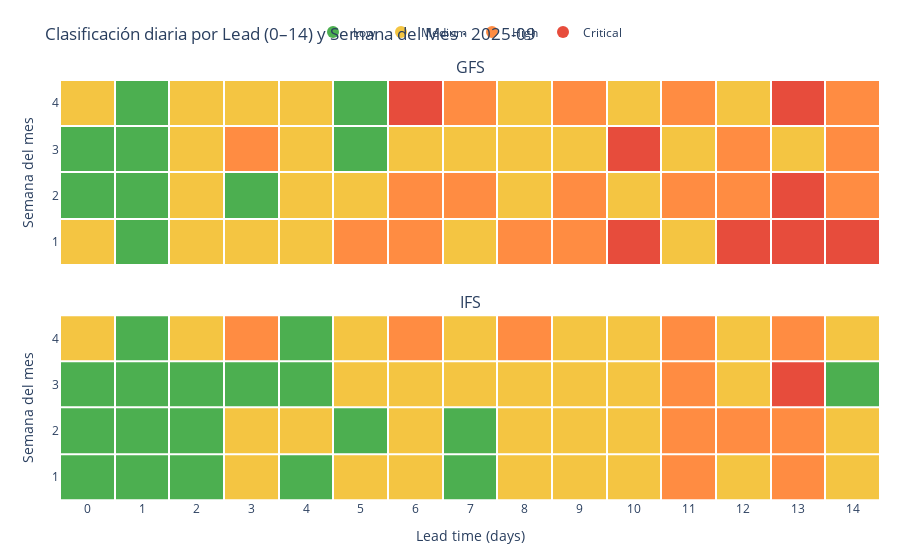

The code cell stored with this chart in its notebook:
### Code cell
# --- Imports ---
import numpy as np
import pandas as pd
import plotly.graph_objects as go
from plotly.subplots import make_subplots

# =========================================================
# 1) Build a synthetic dataset (same schema as your real DF)
#    Columns: date, initDate, lead_days, obsWind, fcWind, model
#    -> Replace this block with your real df if you have it.
# =========================================================
np.random.seed(42)
today = pd.Timestamp.today().normalize()
start = today - pd.Timedelta(days=70)

dates = pd.date_range(start, today, freq="D")
models = ["gfs", "ifs"]

rows = []
for m in models:
    for d in dates:
        for L in range(0, 15):  # lead_days 0..14
            init = d - pd.Timedelta(days=L)
            obs = np.clip(np.random.normal(8, 2.5), 0, None)
            fc  = obs + np.random.normal(0, (1.2 if m == "gfs" else 0.9) * (1 + 0.15*L))
            rows.append([d, init, L, obs, fc, m])

df = pd.DataFrame(rows, columns=["date","initDate","lead_days","obsWind","fcWind","model"])

# If you have your real df, keep the same column names and just do:
# df = your_dataframe.copy()

# =========================================================
# 2) Metric & classification (daily absolute error)
# =========================================================
df["abs_error"] = (df["fcWind"] - df["obsWind"]).abs()

# Thresholds for classes (tune as needed)
bins   = [-np.inf, 1.0, 2.0, 3.0, np.inf]
labels = ["Low","Medium","High","Critical"]

# =========================================================
# 3) Filter to most recent month and compute week-of-month (1..4)
# =========================================================
df["month"] = df["date"].dt.to_period("M")
last_month = df["month"].max()
df = df[df["month"] == last_month].copy()

# Week-of-month as 1..5; we’ll use only 1..4 (four rows)
df["week_of_month"] = df["date"].apply(lambda d: (d.day - 1)//7 + 1)
df = df[df["week_of_month"].between(1, 4)]

# =========================================================
# 4) Aggregate per day → average by (model, week_of_month, lead_days)
# =========================================================
daily = (
    df.groupby(["model","week_of_month","lead_days"], as_index=False)["abs_error"]
      .mean()
      .rename(columns={"abs_error":"mean_abs_error"})
)
daily["class"] = pd.cut(daily["mean_abs_error"], bins=bins, labels=labels, right=False)

# Axes domains
weeks = [1, 2, 3, 4]               # Y
leads = list(range(0, 15))         # X

# Colors for each class
code_colors = {
    "Low":      "#4CAF50",  # green
    "Medium":   "#F4C542",  # yellow
    "High":     "#FF8C42",  # orange
    "Critical": "#E74C3C",  # red
}

# =========================================================
# 5) Create one 4x15 matrix per class per model (NaN elsewhere)
#    -> lets us draw one Heatmap trace per class (solid color)
# =========================================================
def matrices_by_class(model_name):
    sub = daily[daily["model"] == model_name].copy()
    # Complete grid (weeks x leads)
    idx = pd.MultiIndex.from_product([weeks, leads], names=["week_of_month","lead_days"])
    sub = sub.set_index(["week_of_month","lead_days"]).reindex(idx).reset_index()
    out = {}
    for cls in labels:
        m = (sub["class"] == cls).astype(float)   # 1 where class, 0 otherwise
        m[m == 0.0] = np.nan                      # keep only class cells visible
        out[cls] = m.values.reshape(len(weeks), len(leads))
    return out

Z_gfs = matrices_by_class("gfs")
Z_ifs = matrices_by_class("ifs")

# =========================================================
# 6) Figure: two rows (GFS, IFS). Legend uses round markers.
#    Clicking a class toggles it in BOTH heatmaps.
# =========================================================
fig = make_subplots(
    rows=2, cols=1,
    subplot_titles=("GFS", "IFS"),
    shared_xaxes=True,
    vertical_spacing=0.12
)

def add_panel(Z_dict, row):
    for cls in labels:
        fig.add_trace(
            go.Heatmap(
                z=Z_dict[cls],
                x=leads,
                y=weeks,
                # Single solid color for the class:
                colorscale=[[0, code_colors[cls]], [1, code_colors[cls]]],
                zmin=0, zmax=1,
                showscale=False,
                xgap=2, ygap=2,
                hovertemplate=(
                    "Lead: %{x} días<br>"
                    "Semana del mes: %{y}<br>"
                    f"Clase: {cls}<extra></extra>"
                ),
                name=cls,
                legendgroup=cls,     # same legend group per class
                showlegend=False     # hide heatmap rectangles from legend
            ),
            row=row, col=1
        )

# Add heatmaps (no legend shown for them)
add_panel(Z_gfs, row=1)
add_panel(Z_ifs, row=2)

# Add round-marker legend dummies (one per class) so legend shows dots
for cls in labels:
    fig.add_trace(
        go.Scatter(
            x=[None], y=[None],
            mode="markers",
            marker=dict(size=12, color=code_colors[cls], symbol="circle"),
            name=cls,
            legendgroup=cls,       # link to same class name
        )
    )

# Axes & layout
fig.update_xaxes(title="Lead time (days)", row=2, col=1, dtick=1)
fig.update_yaxes(title="Semana del mes", row=1, col=1, dtick=1)
fig.update_yaxes(title="Semana del mes", row=2, col=1, dtick=1)

fig.update_layout(
    title=f"Clasificación diaria por Lead (0–14) y Semana del Mes · {str(last_month)}",
    margin=dict(t=80, r=20, b=60, l=60),
    plot_bgcolor="white",
    paper_bgcolor="white",
    legend=dict(
        orientation="h",
        yanchor="bottom", y=1.08,
        xanchor="center", x=0.5
    ),
    legend_groupclick="togglegroup"   # click a class toggles it in both rows
)

fig.show()

### Figure 1 — Plotly figure (JSON) as saved in the notebook; plotly's stock layout.template omitted (floating-point values rounded to 4 significant figures)
{"data": [{"colorscale": [[0, "#4CAF50"], [1, "#4CAF50"]], "hovertemplate": "Lead: %{x} días<br>Semana del mes: %{y}<br>Clase: Low<extra></extra>", "legendgroup": "Low", "name": "Low", "showlegend": false, "showscale": false, "type": "heatmap", "x": [0, 1, 2, 3, 4, 5, 6, 7, 8, 9, 10, 11, 12, 13, 14], "xaxis": "x", "xgap": 2, "y": [1, 2, 3, 4], "yaxis": "y", "ygap": 2, "z": [[NaN, 1.0, NaN, NaN, NaN, NaN, NaN, NaN, NaN, NaN, NaN, NaN, NaN, NaN, NaN], [1.0, 1.0, NaN, 1.0, NaN, NaN, NaN, NaN, NaN, NaN, NaN, NaN, NaN, NaN, NaN], [1.0, 1.0, NaN, NaN, NaN, 1.0, NaN, NaN, NaN, NaN, NaN, NaN, NaN, NaN, NaN], [NaN, 1.0, NaN, NaN, NaN, 1.0, NaN, NaN, NaN, NaN, NaN, NaN, NaN, NaN, NaN]], "zmax": 1, "zmin": 0}, {"colorscale": [[0, "#F4C542"], [1, "#F4C542"]], "hovertemplate": "Lead: %{x} días<br>Semana del mes: %{y}<br>Clase: Medium<extra></extra>", "legendgroup": "Medium", "name": "Medium", "showlegend": false, "showscale": false, "type": "heatmap", "x": [0, 1, 2, 3, 4, 5, 6, 7, 8, 9, 10, 11, 12, 13, 14], "xaxis": "x", "xgap": 2, "y": [1, 2, 3, 4], "yaxis": "y", "ygap": 2, "z": [[1.0, NaN, 1.0, 1.0, 1.0, NaN, NaN, 1.0, NaN, NaN, NaN, 1.0, NaN, NaN, NaN], [NaN, NaN, 1.0, NaN, 1.0, 1.0, NaN, NaN, 1.0, NaN, 1.0, NaN, NaN, NaN, NaN], [NaN, NaN, 1.0, NaN, 1.0, NaN, 1.0, 1.0, 1.0, 1.0, NaN, 1.0, NaN, 1.0, NaN], [1.0, NaN, 1.0, 1.0, 1.0, NaN, NaN, NaN, 1.0, NaN, 1.0, NaN, 1.0, NaN, NaN]], "zmax": 1, "zmin": 0}, {"colorscale": [[0, "#FF8C42"], [1, "#FF8C42"]], "hovertemplate": "Lead: %{x} días<br>Semana del mes: %{y}<br>Clase: High<extra></extra>", "legendgroup": "High", "name": "High", "showlegend": false, "showscale": false, "type": "heatmap", "x": [0, 1, 2, 3, 4, 5, 6, 7, 8, 9, 10, 11, 12, 13, 14], "xaxis": "x", "xgap": 2, "y": [1, 2, 3, 4], "yaxis": "y", "ygap": 2, "z": [[NaN, NaN, NaN, NaN, NaN, 1.0, 1.0, NaN, 1.0, 1.0, NaN, NaN, NaN, NaN, NaN], [NaN, NaN, NaN, NaN, NaN, NaN, 1.0, 1.0, NaN, 1.0, NaN, 1.0, 1.0, NaN, 1.0], [NaN, NaN, NaN, 1.0, NaN, NaN, NaN, NaN, NaN, NaN, NaN, NaN, 1.0, NaN, 1.0], [NaN, NaN, NaN, NaN, NaN, NaN, NaN, 1.0, NaN, 1.0, NaN, 1.0, NaN, NaN, 1.0]], "zmax": 1, "zmin": 0}, {"colorscale": [[0, "#E74C3C"], [1, "#E74C3C"]], "hovertemplate": "Lead: %{x} días<br>Semana del mes: %{y}<br>Clase: Critical<extra></extra>", "legendgroup": "Critical", "name": "Critical", "showlegend": false, "showscale": false, "type": "heatmap", "x": [0, 1, 2, 3, 4, 5, 6, 7, 8, 9, 10, 11, 12, 13, 14], "xaxis": "x", "xgap": 2, "y": [1, 2, 3, 4], "yaxis": "y", "ygap": 2, "z": [[NaN, NaN, NaN, NaN, NaN, NaN, NaN, NaN, NaN, NaN, 1.0, NaN, 1.0, 1.0, 1.0], [NaN, NaN, NaN, NaN, NaN, NaN, NaN, NaN, NaN, NaN, NaN, NaN, NaN, 1.0, NaN], [NaN, NaN, NaN, NaN, NaN, NaN, NaN, NaN, NaN, NaN, 1.0, NaN, NaN, NaN, NaN], [NaN, NaN, NaN, NaN, NaN, NaN, 1.0, NaN, NaN, NaN, NaN, NaN, NaN, 1.0, NaN]], "zmax": 1, "zmin": 0}, {"colorscale": [[0, "#4CAF50"], [1, "#4CAF50"]], "hovertemplate": "Lead: %{x} días<br>Semana del mes: %{y}<br>Clase: Low<extra></extra>", "legendgroup": "Low", "name": "Low", "showlegend": false, "showscale": false, "type": "heatmap", "x": [0, 1, 2, 3, 4, 5, 6, 7, 8, 9, 10, 11, 12, 13, 14], "xaxis": "x2", "xgap": 2, "y": [1, 2, 3, 4], "yaxis": "y2", "ygap": 2, "z": [[1.0, 1.0, 1.0, NaN, 1.0, NaN, NaN, 1.0, NaN, NaN, NaN, NaN, NaN, NaN, NaN], [1.0, 1.0, 1.0, NaN, NaN, 1.0, NaN, 1.0, NaN, NaN, NaN, NaN, NaN, NaN, NaN], [1.0, 1.0, 1.0, 1.0, 1.0, NaN, NaN, NaN, NaN, NaN, NaN, NaN, NaN, NaN, 1.0], [NaN, 1.0, NaN, NaN, 1.0, NaN, NaN, NaN, NaN, NaN, NaN, NaN, NaN, NaN, NaN]], "zmax": 1, "zmin": 0}, {"colorscale": [[0, "#F4C542"], [1, "#F4C542"]], "hovertemplate": "Lead: %{x} días<br>Semana del mes: %{y}<br>Clase: Medium<extra></extra>", "legendgroup": "Medium", "name": "Medium", "showlegend": false, "showscale": false, "type": "heatmap", "x": [0, 1, 2, 3, 4, 5, 6, 7, 8, 9, 10, 11, 12, 13, 14], "xaxis": "x2", "xgap": 2, "y": [1, 2, 3, 4], "yaxis": "y2", "ygap": 2, "z": [[NaN, NaN, NaN, 1.0, NaN, 1.0, 1.0, NaN, 1.0, 1.0, 1.0, NaN, 1.0, NaN, 1.0], [NaN, NaN, NaN, 1.0, 1.0, NaN, 1.0, NaN, 1.0, 1.0, 1.0, NaN, NaN, NaN, 1.0], [NaN, NaN, NaN, NaN, NaN, 1.0, 1.0, 1.0, 1.0, 1.0, 1.0, NaN, 1.0, NaN, NaN], [1.0, NaN, 1.0, NaN, NaN, 1.0, NaN, 1.0, NaN, 1.0, 1.0, NaN, 1.0, NaN, 1.0]], "zmax": 1, "zmin": 0}, {"colorscale": [[0, "#FF8C42"], [1, "#FF8C42"]], "hovertemplate": "Lead: %{x} días<br>Semana del mes: %{y}<br>Clase: High<extra></extra>", "legendgroup": "High", "name": "High", "showlegend": false, "showscale": false, "type": "heatmap", "x": [0, 1, 2, 3, 4, 5, 6, 7, 8, 9, 10, 11, 12, 13, 14], "xaxis": "x2", "xgap": 2, "y": [1, 2, 3, 4], "yaxis": "y2", "ygap": 2, "z": [[NaN, NaN, NaN, NaN, NaN, NaN, NaN, NaN, NaN, NaN, NaN, 1.0, NaN, 1.0, NaN], [NaN, NaN, NaN, NaN, NaN, NaN, NaN, NaN, NaN, NaN, NaN, 1.0, 1.0, 1.0, NaN], [NaN, NaN, NaN, NaN, NaN, NaN, NaN, NaN, NaN, NaN, NaN, 1.0, NaN, NaN, NaN], [NaN, NaN, NaN, 1.0, NaN, NaN, 1.0, NaN, 1.0, NaN, NaN, 1.0, NaN, 1.0, NaN]], "zmax": 1, "zmin": 0}, {"colorscale": [[0, "#E74C3C"], [1, "#E74C3C"]], "hovertemplate": "Lead: %{x} días<br>Semana del mes: %{y}<br>Clase: Critical<extra></extra>", "legendgroup": "Critical", "name": "Critical", "showlegend": false, "showscale": false, "type": "heatmap", "x": [0, 1, 2, 3, 4, 5, 6, 7, 8, 9, 10, 11, 12, 13, 14], "xaxis": "x2", "xgap": 2, "y": [1, 2, 3, 4], "yaxis": "y2", "ygap": 2, "z": [[NaN, NaN, NaN, NaN, NaN, NaN, NaN, NaN, NaN, NaN, NaN, NaN, NaN, NaN, NaN], [NaN, NaN, NaN, NaN, NaN, NaN, NaN, NaN, NaN, NaN, NaN, NaN, NaN, NaN, NaN], [NaN, NaN, NaN, NaN, NaN, NaN, NaN, NaN, NaN, NaN, NaN, NaN, NaN, 1.0, NaN], [NaN, NaN, NaN, NaN, NaN, NaN, NaN, NaN, NaN, NaN, NaN, NaN, NaN, NaN, NaN]], "zmax": 1, "zmin": 0}, {"legendgroup": "Low", "marker": {"color": "#4CAF50", "size": 12, "symbol": "circle"}, "mode": "markers", "name": "Low", "type": "scatter", "x": [null], "y": [null]}, {"legendgroup": "Medium", "marker": {"color": "#F4C542", "size": 12, "symbol": "circle"}, "mode": "markers", "name": "Medium", "type": "scatter", "x": [null], "y": [null]}, {"legendgroup": "High", "marker": {"color": "#FF8C42", "size": 12, "symbol": "circle"}, "mode": "markers", "name": "High", "type": "scatter", "x": [null], "y": [null]}, {"legendgroup": "Critical", "marker": {"color": "#E74C3C", "size": 12, "symbol": "circle"}, "mode": "markers", "name": "Critical", "type": "scatter", "x": [null], "y": [null]}], "layout": {"annotations": [{"font": {"size": 16}, "showarrow": false, "text": "GFS", "x": 0.5, "xanchor": "center", "xref": "paper", "y": 1, "yanchor": "bottom", "yref": "paper"}, {"font": {"size": 16}, "showarrow": false, "text": "IFS", "x": 0.5, "xanchor": "center", "xref": "paper", "y": 0.44, "yanchor": "bottom", "yref": "paper"}], "legend": {"groupclick": "togglegroup", "orientation": "h", "x": 0.5, "xanchor": "center", "y": 1.08, "yanchor": "bottom"}, "margin": {"b": 60, "l": 60, "r": 20, "t": 80}, "paper_bgcolor": "white", "plot_bgcolor": "white", "title": {"text": "Clasificación diaria por Lead (0–14) y Semana del Mes · 2025-09"}, "xaxis": {"anchor": "y", "domain": [0, 1], "matches": "x2", "showticklabels": false}, "xaxis2": {"anchor": "y2", "domain": [0, 1], "dtick": 1, "title": {"text": "Lead time (days)"}}, "yaxis": {"anchor": "x", "domain": [0.56, 1], "dtick": 1, "title": {"text": "Semana del mes"}}, "yaxis2": {"anchor": "x2", "domain": [0, 0.44], "dtick": 1, "title": {"text": "Semana del mes"}}}}
